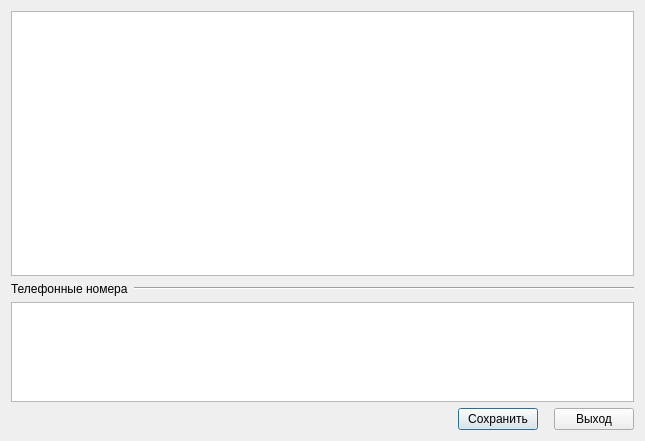
<?xml version="1.0" encoding="UTF-8"?>
<ui version="4.0">
 <class>DlgNotificationClass</class>
 <widget class="QDialog" name="DlgNotificationClass">
  <property name="geometry">
   <rect>
    <x>0</x>
    <y>0</y>
    <width>645</width>
    <height>441</height>
   </rect>
  </property>
  <property name="sizePolicy">
   <sizepolicy hsizetype="Preferred" vsizetype="Preferred">
    <horstretch>0</horstretch>
    <verstretch>0</verstretch>
   </sizepolicy>
  </property>
  <property name="font">
   <font>
    <pointsize>9</pointsize>
   </font>
  </property>
  <property name="windowTitle">
   <string>Настройка уведомлений</string>
  </property>
  <layout class="QGridLayout" name="gridLayout">
   <item row="4" column="0">
    <layout class="QHBoxLayout" name="horizontalLayout">
     <item>
      <spacer name="horizontalSpacer_3">
       <property name="orientation">
        <enum>Qt::Horizontal</enum>
       </property>
       <property name="sizeHint" stdset="0">
        <size>
         <width>40</width>
         <height>20</height>
        </size>
       </property>
      </spacer>
     </item>
     <item>
      <widget class="QPushButton" name="btnSave">
       <property name="text">
        <string>Сохранить</string>
       </property>
      </widget>
     </item>
     <item>
      <spacer name="horizontalSpacer">
       <property name="orientation">
        <enum>Qt::Horizontal</enum>
       </property>
       <property name="sizeType">
        <enum>QSizePolicy::Fixed</enum>
       </property>
       <property name="sizeHint" stdset="0">
        <size>
         <width>10</width>
         <height>20</height>
        </size>
       </property>
      </spacer>
     </item>
     <item>
      <widget class="QPushButton" name="btnClose">
       <property name="text">
        <string>Выход</string>
       </property>
      </widget>
     </item>
    </layout>
   </item>
   <item row="0" column="0">
    <widget class="QTableView" name="tvNotification">
     <property name="alternatingRowColors">
      <bool>true</bool>
     </property>
     <property name="selectionBehavior">
      <enum>QAbstractItemView::SelectRows</enum>
     </property>
     <property name="sortingEnabled">
      <bool>true</bool>
     </property>
     <property name="cornerButtonEnabled">
      <bool>false</bool>
     </property>
     <attribute name="horizontalHeaderShowSortIndicator" stdset="0">
      <bool>true</bool>
     </attribute>
     <attribute name="horizontalHeaderStretchLastSection">
      <bool>true</bool>
     </attribute>
    </widget>
   </item>
   <item row="2" column="0">
    <layout class="QHBoxLayout" name="horizontalLayout_3">
     <item>
      <widget class="QLabel" name="lblPhones">
       <property name="sizePolicy">
        <sizepolicy hsizetype="Fixed" vsizetype="Preferred">
         <horstretch>0</horstretch>
         <verstretch>0</verstretch>
        </sizepolicy>
       </property>
       <property name="text">
        <string>Телефонные номера</string>
       </property>
      </widget>
     </item>
     <item>
      <widget class="Line" name="line">
       <property name="orientation">
        <enum>Qt::Horizontal</enum>
       </property>
      </widget>
     </item>
    </layout>
   </item>
   <item row="3" column="0">
    <widget class="QTableView" name="tvProfession">
     <property name="sizePolicy">
      <sizepolicy hsizetype="Expanding" vsizetype="Fixed">
       <horstretch>0</horstretch>
       <verstretch>0</verstretch>
      </sizepolicy>
     </property>
     <property name="maximumSize">
      <size>
       <width>16777215</width>
       <height>100</height>
      </size>
     </property>
     <property name="selectionBehavior">
      <enum>QAbstractItemView::SelectRows</enum>
     </property>
     <property name="sortingEnabled">
      <bool>true</bool>
     </property>
     <attribute name="horizontalHeaderStretchLastSection">
      <bool>true</bool>
     </attribute>
     <attribute name="verticalHeaderDefaultSectionSize">
      <number>24</number>
     </attribute>
    </widget>
   </item>
  </layout>
 </widget>
 <resources>
  <include location="resources/rajournal.qrc"/>
 </resources>
 <connections/>
</ui>
